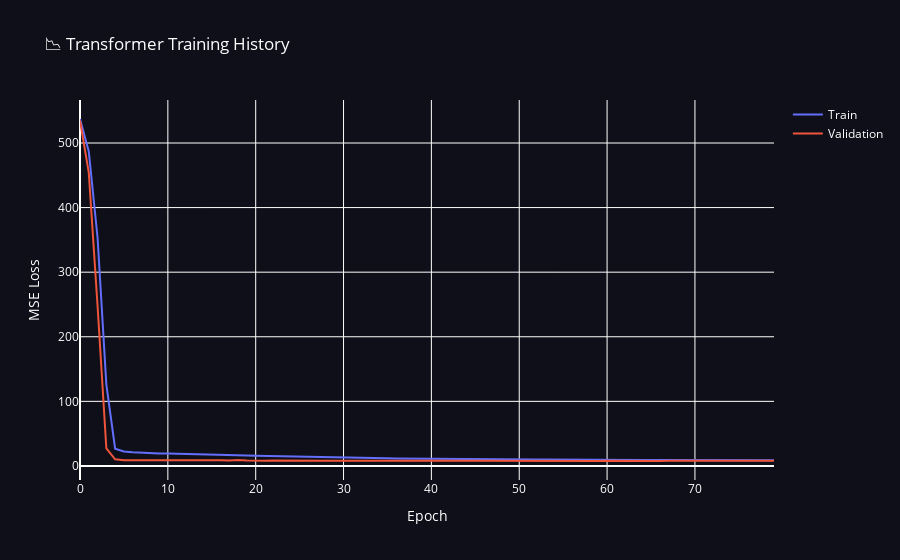

The notebook cell this image was saved under:
### Code cell
fig = go.Figure()
fig.add_trace(go.Scatter(y=history['train_loss'], name='Train'))
fig.add_trace(go.Scatter(y=history['val_loss'], name='Validation'))
fig.update_layout(title='📉 Transformer Training History', xaxis_title='Epoch', yaxis_title='MSE Loss',
                  paper_bgcolor='#0f0f1a', plot_bgcolor='#0f0f1a', font_color='white')
fig.show()
